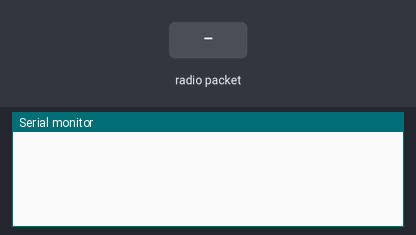
Recording of a sketch running on a simulated ESP32. Parts: the last lines printed to the serial monitor. The inputs (shaded band) are chosen by the test bench.

Above: at 1.2 s.
1.3 s: radio packet "F" arrives
At 2.5 s:
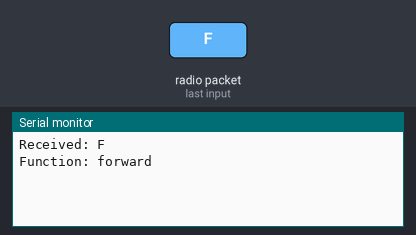
2.8 s: radio packet "B" arrives
At 3.9 s:
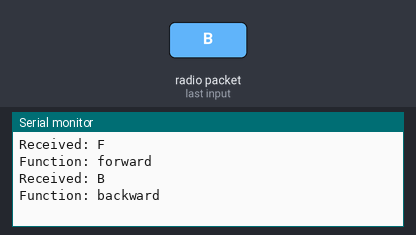
4.3 s: radio packet "L" arrives
At 5.0 s:
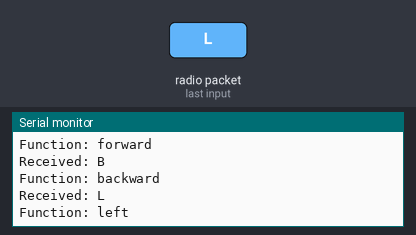
5.8 s: radio packet "R" arrives
At 7.0 s:
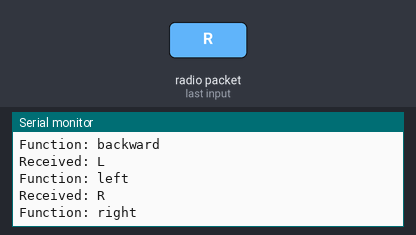
7.3 s: radio packet "X" arrives
At 8.5 s:
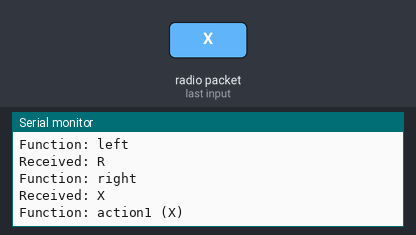
8.8 s: radio packet "Y" arrives
At 9.6 s:
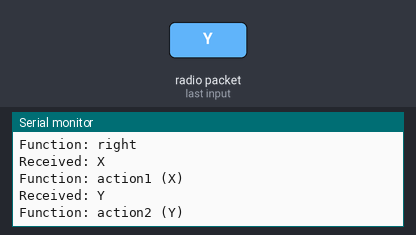

Measured:
- after the input at 1.3 s, the serial monitor: prints a new line after 0.05 s (image 1)
- after the input at 2.8 s, the serial monitor: prints a new line after 0.05 s (image 2)
- after the input at 4.3 s, the serial monitor: prints a new line after 0.05 s (image 3)
- after the input at 5.8 s, the serial monitor: prints a new line after 0.05 s (image 4)
- after the input at 7.3 s, the serial monitor: prints a new line after 0.05 s (image 5)
- after the input at 8.8 s, the serial monitor: prints a new line after 0.05 s (image 6)

The sketch:

ESPNOW_Slave.ino
```cpp
#include <WiFi.h>
#include <esp_now.h>

// Callback when data is received
void onReceive(const esp_now_recv_info_t *info, const uint8_t *data, int len) {
  char c = (char)*data;
  Serial.print("Received: ");
  Serial.println(c);
  switch (c) {
    case 'F': forward(); break;
    case 'B': backward(); break;
    case 'L': left(); break;
    case 'R': right(); break;
    case 'X': action1(); break;
    case 'Y': action2(); break;
    case 'S': stop(); break;
    default: Serial.println("Unknown command."); break;
  }
}

void setup() {
  Serial.begin(115200);
  WiFi.mode(WIFI_STA);

  if (esp_now_init() != ESP_OK) {
    Serial.println("ESP-NOW init failed!");
    return;
  }

  esp_now_register_recv_cb(onReceive);
}

void loop() {
}

// Action functions
void forward() {
  Serial.println("Function: forward");
}

void backward() {
  Serial.println("Function: backward");
}

void left() {
  Serial.println("Function: left");
}

void right() {
  Serial.println("Function: right");
}

void stop() {
  Serial.println("Function: stop");
}

void action1() {
  Serial.println("Function: action1 (X)");
}

void action2() {
  Serial.println("Function: action2 (Y)");
}
```
